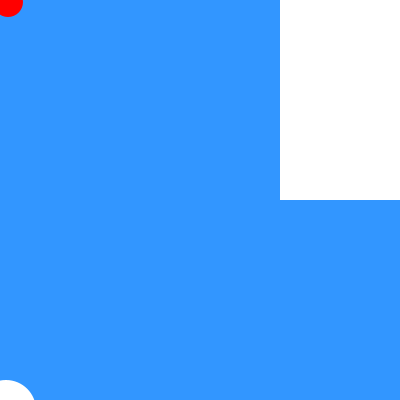
Frame 1 (no input)
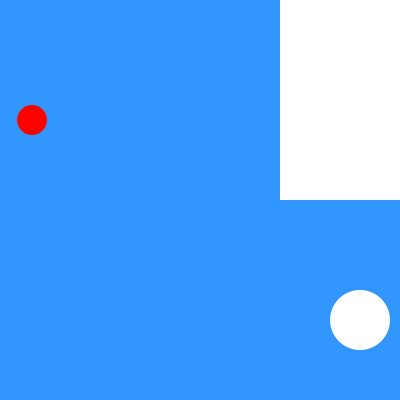
Frame 60 (the mouse pressed at the canvas centre just before this capture)
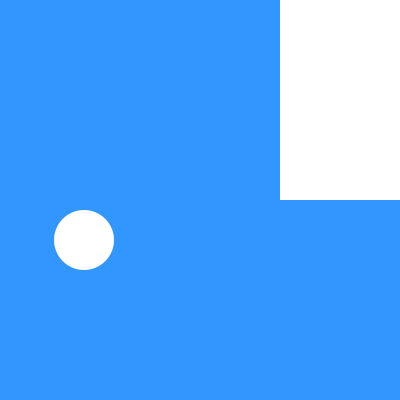
Frame 120 (the mouse held since frame 60 and released just before this capture)

The Processing sketch that drew these frames (run headless with seeded random() and noise(); from frame 60 on, the mouse is pressed at the canvas centre):

// Processing sketch: processing_113364
// ── processing_113364.pde

//red
float x1;
float y1;
float speedX1 = 8;
float speedY1 = 2;
int borderX = 250;

//blue
float x2 = 0;
float y2 = 400;
float speedX2 = 6;
float speedY2 = 10;
int borderY = 250;


void setup() {
  size(400,400);
  noStroke();
}

void draw() {
  //MOVEMENT
  //red
  x1+= speedX1;
  y1+= speedY1;
  //blue
  x2+= speedX2;
  y2+= speedY2;
  
  background(50, 150, 255);
  
  rect(250+30,0,400-250,200);
  
  //red
  fill(255,0,0);
  ellipse(x1,y1,30,30);
  
  //blue
  fill(255);
  ellipse(x2,y2,60,60);
  
  //wrap
  //red
  if (x1 > borderX) {
    speedX1 *= -1;
  }
  
  if (x1 < 0) {
    speedX1 *= -1;
  }
  
  if (y1 > height) {
    speedY1 *= -1;
  }
  
  if (y1 < 0) {
    speedY1 *= -1;
  }
  
  //blue
  
  if (x2 > width) {
    speedX2 *= -1;
  }
  
  if (x2 < 0) {
    speedX2 *= -1;
  }
  
  if (y2 > height) {
    speedY2 *= -1;
  }
  
  if (y2 < borderY) {
    speedY2 *= -1;
  }
  
}
